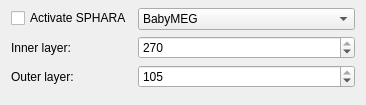
<?xml version="1.0" encoding="UTF-8"?>
<ui version="4.0">
 <class>SpharaSettingsViewWidget</class>
 <widget class="QWidget" name="SpharaSettingsViewWidget">
  <property name="geometry">
   <rect>
    <x>0</x>
    <y>0</y>
    <width>366</width>
    <height>105</height>
   </rect>
  </property>
  <property name="sizePolicy">
   <sizepolicy hsizetype="Expanding" vsizetype="Expanding">
    <horstretch>0</horstretch>
    <verstretch>0</verstretch>
   </sizepolicy>
  </property>
  <property name="mouseTracking">
   <bool>false</bool>
  </property>
  <property name="windowTitle">
   <string>Form</string>
  </property>
  <property name="windowOpacity">
   <double>0.950000000000000</double>
  </property>
  <property name="styleSheet">
   <string notr="true"/>
  </property>
  <layout class="QGridLayout" name="gridLayout">
   <property name="topMargin">
    <number>8</number>
   </property>
   <item row="0" column="0">
    <layout class="QFormLayout" name="formLayout">
     <property name="topMargin">
      <number>0</number>
     </property>
     <item row="0" column="0">
      <widget class="QCheckBox" name="m_checkBox_activateSphara">
       <property name="text">
        <string>Activate SPHARA</string>
       </property>
      </widget>
     </item>
     <item row="0" column="1">
      <widget class="QComboBox" name="m_comboBox_spharaSystem">
       <item>
        <property name="text">
         <string>BabyMEG</string>
        </property>
       </item>
       <item>
        <property name="text">
         <string>VectorView</string>
        </property>
       </item>
       <item>
        <property name="text">
         <string>EEG</string>
        </property>
       </item>
      </widget>
     </item>
     <item row="1" column="0">
      <widget class="QLabel" name="m_label_spharaFirst">
       <property name="text">
        <string>Inner layer:</string>
       </property>
      </widget>
     </item>
     <item row="1" column="1">
      <widget class="QSpinBox" name="m_spinBox_spharaFirst">
       <property name="minimum">
        <number>1</number>
       </property>
       <property name="maximum">
        <number>270</number>
       </property>
       <property name="value">
        <number>270</number>
       </property>
      </widget>
     </item>
     <item row="2" column="0">
      <widget class="QLabel" name="m_label_spharaSecond">
       <property name="text">
        <string>Outer layer:</string>
       </property>
      </widget>
     </item>
     <item row="2" column="1">
      <widget class="QSpinBox" name="m_spinBox_spharaSecond">
       <property name="minimum">
        <number>1</number>
       </property>
       <property name="maximum">
        <number>105</number>
       </property>
       <property name="value">
        <number>105</number>
       </property>
      </widget>
     </item>
    </layout>
   </item>
  </layout>
 </widget>
 <resources/>
 <connections/>
</ui>
